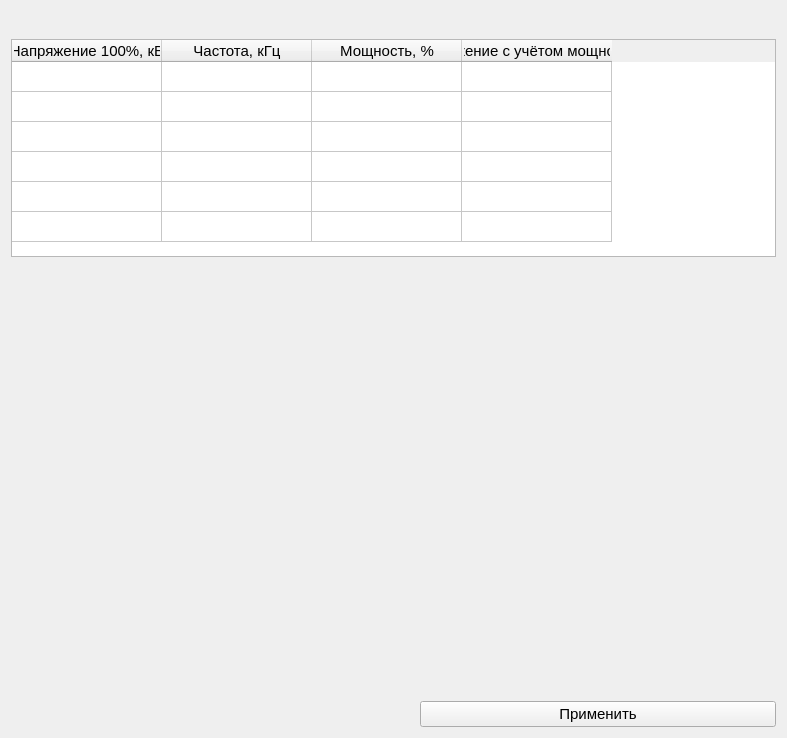
<?xml version="1.0" encoding="UTF-8"?>
<ui version="4.0">
 <class>Voltage</class>
 <widget class="QDialog" name="Voltage">
  <property name="geometry">
   <rect>
    <x>0</x>
    <y>0</y>
    <width>787</width>
    <height>738</height>
   </rect>
  </property>
  <property name="focusPolicy">
   <enum>Qt::ClickFocus</enum>
  </property>
  <property name="windowTitle">
   <string>Dialog</string>
  </property>
  <layout class="QGridLayout" name="gridLayout">
   <item row="3" column="2">
    <widget class="QPushButton" name="pushButton">
     <property name="font">
      <font>
       <pointsize>11</pointsize>
      </font>
     </property>
     <property name="focusPolicy">
      <enum>Qt::NoFocus</enum>
     </property>
     <property name="text">
      <string>Применить</string>
     </property>
    </widget>
   </item>
   <item row="2" column="0" colspan="3">
    <widget class="QCustomPlot" name="plot" native="true">
     <property name="sizePolicy">
      <sizepolicy hsizetype="Preferred" vsizetype="Expanding">
       <horstretch>0</horstretch>
       <verstretch>0</verstretch>
      </sizepolicy>
     </property>
     <property name="focusPolicy">
      <enum>Qt::ClickFocus</enum>
     </property>
    </widget>
   </item>
   <item row="1" column="0" colspan="3">
    <widget class="QTableWidget" name="tableWidget">
     <property name="sizePolicy">
      <sizepolicy hsizetype="Preferred" vsizetype="Preferred">
       <horstretch>0</horstretch>
       <verstretch>0</verstretch>
      </sizepolicy>
     </property>
     <property name="font">
      <font>
       <pointsize>11</pointsize>
      </font>
     </property>
     <property name="focusPolicy">
      <enum>Qt::ClickFocus</enum>
     </property>
     <property name="sizeAdjustPolicy">
      <enum>QAbstractScrollArea::AdjustToContents</enum>
     </property>
     <property name="editTriggers">
      <set>QAbstractItemView::AllEditTriggers</set>
     </property>
     <property name="showGrid">
      <bool>true</bool>
     </property>
     <attribute name="horizontalHeaderDefaultSectionSize">
      <number>150</number>
     </attribute>
     <attribute name="verticalHeaderVisible">
      <bool>false</bool>
     </attribute>
     <row>
      <property name="text">
       <string>Новая строка</string>
      </property>
     </row>
     <row>
      <property name="text">
       <string>Новая строка</string>
      </property>
     </row>
     <row>
      <property name="text">
       <string>Новая строка</string>
      </property>
     </row>
     <row>
      <property name="text">
       <string>Новая строка</string>
      </property>
     </row>
     <row>
      <property name="text">
       <string>Новая строка</string>
      </property>
     </row>
     <row>
      <property name="text">
       <string>Новая строка</string>
      </property>
     </row>
     <column>
      <property name="text">
       <string>Напряжение 100%, кВ</string>
      </property>
      <property name="font">
       <font>
        <pointsize>11</pointsize>
       </font>
      </property>
     </column>
     <column>
      <property name="text">
       <string>Частота, кГц</string>
      </property>
      <property name="font">
       <font>
        <pointsize>11</pointsize>
       </font>
      </property>
     </column>
     <column>
      <property name="text">
       <string>Мощность, %</string>
      </property>
      <property name="font">
       <font>
        <pointsize>11</pointsize>
       </font>
      </property>
     </column>
     <column>
      <property name="text">
       <string>Напряжение с учётом мощности, кВ</string>
      </property>
      <property name="font">
       <font>
        <pointsize>11</pointsize>
       </font>
      </property>
     </column>
     <item row="0" column="0">
      <property name="text">
       <string/>
      </property>
      <property name="flags">
       <set>ItemIsSelectable|ItemIsEnabled</set>
      </property>
     </item>
     <item row="0" column="1">
      <property name="text">
       <string/>
      </property>
      <property name="flags">
       <set>ItemIsSelectable|ItemIsEnabled</set>
      </property>
     </item>
     <item row="0" column="2">
      <property name="text">
       <string/>
      </property>
      <property name="flags">
       <set>ItemIsSelectable|ItemIsEnabled</set>
      </property>
     </item>
     <item row="0" column="3">
      <property name="text">
       <string/>
      </property>
      <property name="flags">
       <set>ItemIsSelectable|ItemIsEnabled</set>
      </property>
     </item>
     <item row="1" column="0">
      <property name="text">
       <string/>
      </property>
      <property name="flags">
       <set>ItemIsSelectable|ItemIsEnabled</set>
      </property>
     </item>
     <item row="1" column="1">
      <property name="text">
       <string/>
      </property>
      <property name="flags">
       <set>ItemIsSelectable|ItemIsEnabled</set>
      </property>
     </item>
     <item row="1" column="2">
      <property name="text">
       <string/>
      </property>
      <property name="flags">
       <set>ItemIsSelectable|ItemIsEditable|ItemIsUserCheckable|ItemIsEnabled</set>
      </property>
     </item>
     <item row="1" column="3">
      <property name="text">
       <string/>
      </property>
      <property name="flags">
       <set>ItemIsSelectable|ItemIsEnabled</set>
      </property>
     </item>
     <item row="2" column="0">
      <property name="text">
       <string/>
      </property>
      <property name="flags">
       <set>ItemIsSelectable|ItemIsEnabled</set>
      </property>
     </item>
     <item row="2" column="1">
      <property name="text">
       <string/>
      </property>
      <property name="flags">
       <set>ItemIsSelectable|ItemIsEnabled</set>
      </property>
     </item>
     <item row="2" column="2">
      <property name="text">
       <string/>
      </property>
      <property name="flags">
       <set>ItemIsSelectable|ItemIsEditable|ItemIsUserCheckable|ItemIsEnabled</set>
      </property>
     </item>
     <item row="2" column="3">
      <property name="text">
       <string/>
      </property>
      <property name="flags">
       <set>ItemIsSelectable|ItemIsEnabled</set>
      </property>
     </item>
     <item row="3" column="0">
      <property name="text">
       <string/>
      </property>
      <property name="flags">
       <set>ItemIsSelectable|ItemIsEnabled</set>
      </property>
     </item>
     <item row="3" column="1">
      <property name="text">
       <string/>
      </property>
      <property name="flags">
       <set>ItemIsSelectable|ItemIsEnabled</set>
      </property>
     </item>
     <item row="3" column="2">
      <property name="text">
       <string/>
      </property>
      <property name="flags">
       <set>ItemIsSelectable|ItemIsEditable|ItemIsUserCheckable|ItemIsEnabled</set>
      </property>
     </item>
     <item row="3" column="3">
      <property name="text">
       <string/>
      </property>
      <property name="flags">
       <set>ItemIsSelectable|ItemIsEnabled</set>
      </property>
     </item>
     <item row="4" column="0">
      <property name="text">
       <string/>
      </property>
      <property name="flags">
       <set>ItemIsSelectable|ItemIsEnabled</set>
      </property>
     </item>
     <item row="4" column="1">
      <property name="text">
       <string/>
      </property>
      <property name="flags">
       <set>ItemIsSelectable|ItemIsEnabled</set>
      </property>
     </item>
     <item row="4" column="2">
      <property name="text">
       <string/>
      </property>
      <property name="flags">
       <set>ItemIsSelectable|ItemIsEditable|ItemIsUserCheckable|ItemIsEnabled</set>
      </property>
     </item>
     <item row="4" column="3">
      <property name="text">
       <string/>
      </property>
      <property name="flags">
       <set>ItemIsSelectable|ItemIsEnabled</set>
      </property>
     </item>
     <item row="5" column="0">
      <property name="text">
       <string/>
      </property>
      <property name="flags">
       <set>ItemIsSelectable|ItemIsEnabled</set>
      </property>
     </item>
     <item row="5" column="1">
      <property name="text">
       <string/>
      </property>
      <property name="flags">
       <set>ItemIsSelectable|ItemIsEnabled</set>
      </property>
     </item>
     <item row="5" column="2">
      <property name="text">
       <string/>
      </property>
      <property name="flags">
       <set>ItemIsSelectable|ItemIsEditable|ItemIsUserCheckable|ItemIsEnabled</set>
      </property>
     </item>
     <item row="5" column="3">
      <property name="text">
       <string/>
      </property>
      <property name="flags">
       <set>ItemIsSelectable|ItemIsEnabled</set>
      </property>
     </item>
    </widget>
   </item>
   <item row="0" column="0">
    <widget class="QPushButton" name="btn_refresh">
     <property name="sizePolicy">
      <sizepolicy hsizetype="Fixed" vsizetype="Fixed">
       <horstretch>0</horstretch>
       <verstretch>0</verstretch>
      </sizepolicy>
     </property>
     <property name="autoFillBackground">
      <bool>false</bool>
     </property>
     <property name="text">
      <string/>
     </property>
     <property name="icon">
      <iconset resource="resource.qrc">
       <normaloff>:/icons/icons/refresh.png</normaloff>:/icons/icons/refresh.png</iconset>
     </property>
     <property name="iconSize">
      <size>
       <width>20</width>
       <height>20</height>
      </size>
     </property>
     <property name="autoDefault">
      <bool>false</bool>
     </property>
     <property name="flat">
      <bool>true</bool>
     </property>
    </widget>
   </item>
  </layout>
 </widget>
 <customwidgets>
  <customwidget>
   <class>QCustomPlot</class>
   <extends>QWidget</extends>
   <header>qcustomplot.h</header>
   <container>1</container>
  </customwidget>
 </customwidgets>
 <resources>
  <include location="resource.qrc"/>
 </resources>
 <connections/>
</ui>
